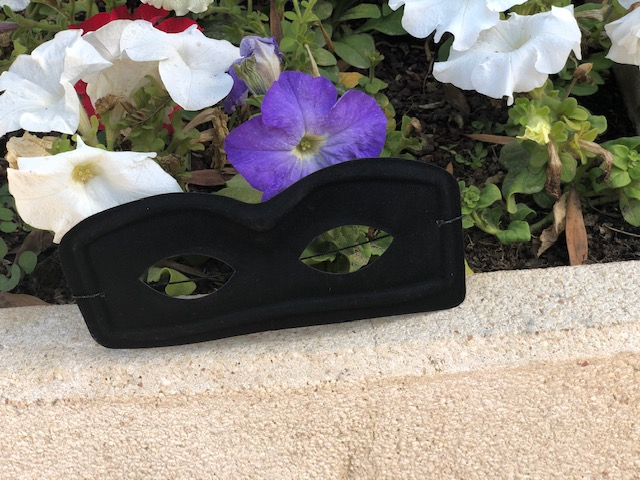
%> input picture Hackathon/I1_train1.jpg, 640 x 480 px
$ octave --eval "result = dip_edge_detect(imread('I1_train1.jpg'));"   (GNU Octave 9; MATLAB toolbox functions it lacks are replaced by stand-ins)
%> lines starting %> are read from the running program, lines starting %| are printed output that depends on the picture; in (x1, y1, x2, y2) boxes, pixels count from 0 and x2, y2 are one past the last pixel; in counts of white or black regions, pixels touching at a corner belong together; the program's own positions count from 1

function [rec_params,BB] = dip_edge_detect(img)

if(size(img,3)>1)
    img = rgb2gray(img);
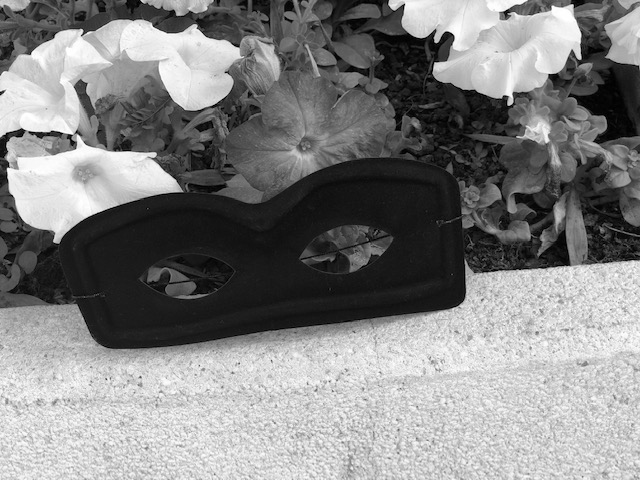
%> img: size 480x640 uint8; min 0, max 255, mean 130.6
end

rec_params = zeros([1,4]);
BW = edge(img);
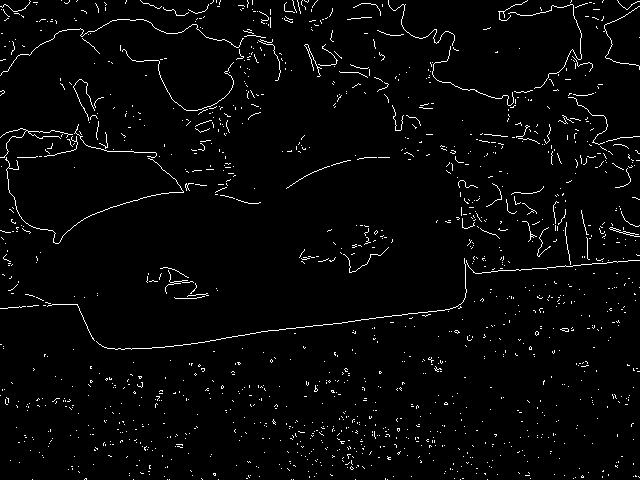
%> BW: size 480x640 logical; 2.7% white in thin lines or dots

%create the polyshape
[poly_x,poly_y] = find(BW==1);
%> poly_x = 8191 values from 1 to 480; poly_y = 8191 values from 1 to 640
%> (the run ends here)

$ run again, on Hackathon/I1_train2.jpg
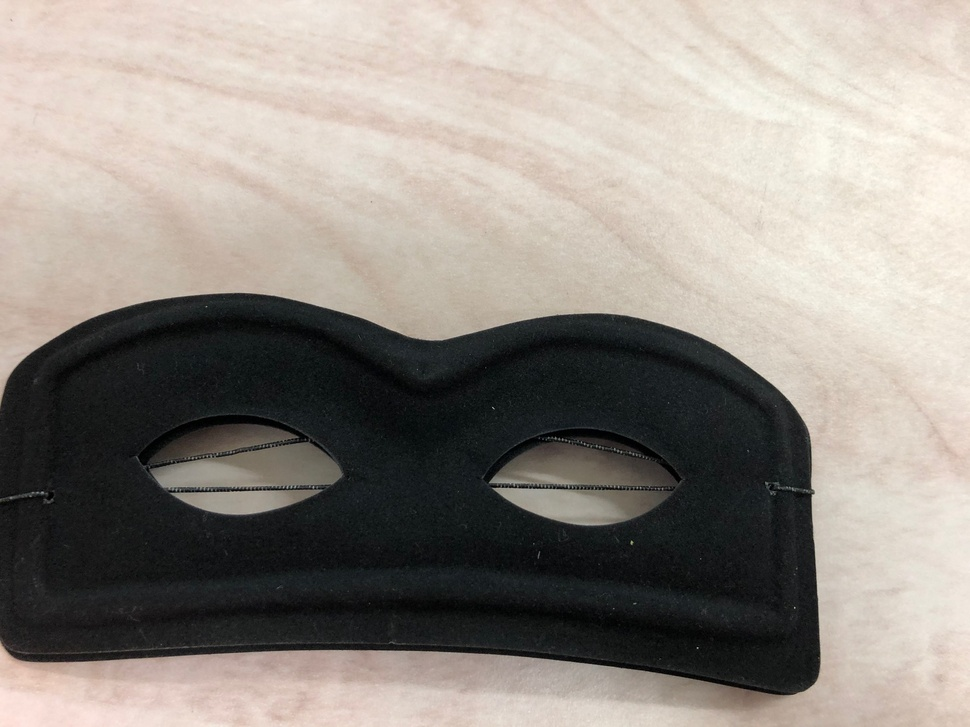
%> input picture Hackathon/I1_train2.jpg, 970 x 727 px, shrunk from 2016 x 1512 before the run
%> in dip_edge_detect, `BW = edge(img);`:
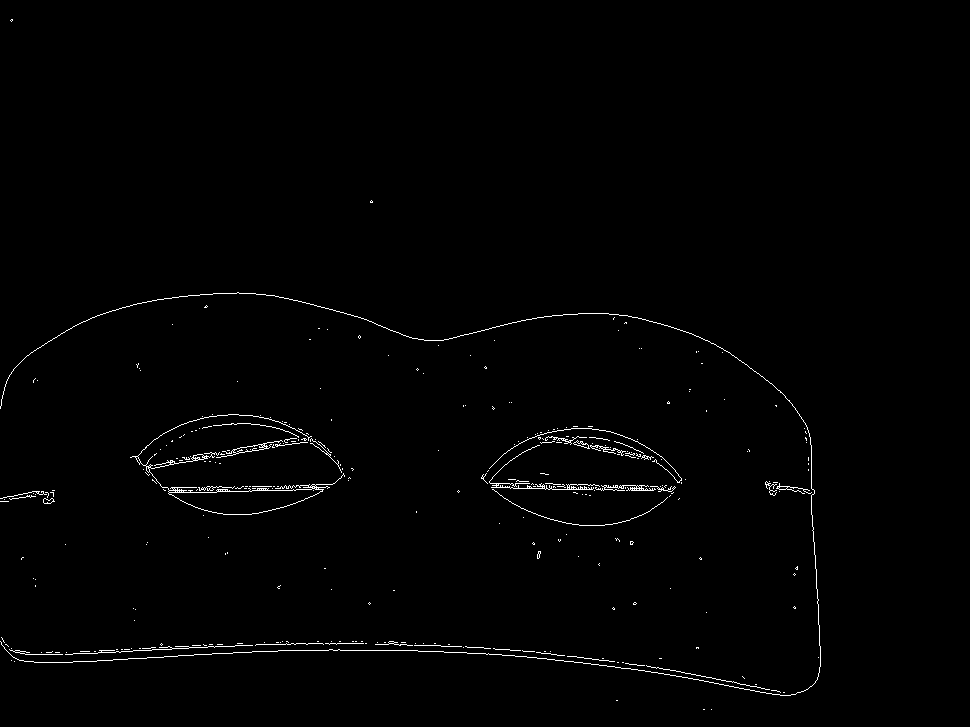
%> BW: size 727x970 logical; 0.91% white in thin lines or dots, all inside (x1, y1, x2, y2) = (0, 19, 821, 710)
%> poly_x = 6447 values from 20 to 710; poly_y = 6447 values from 1 to 821
